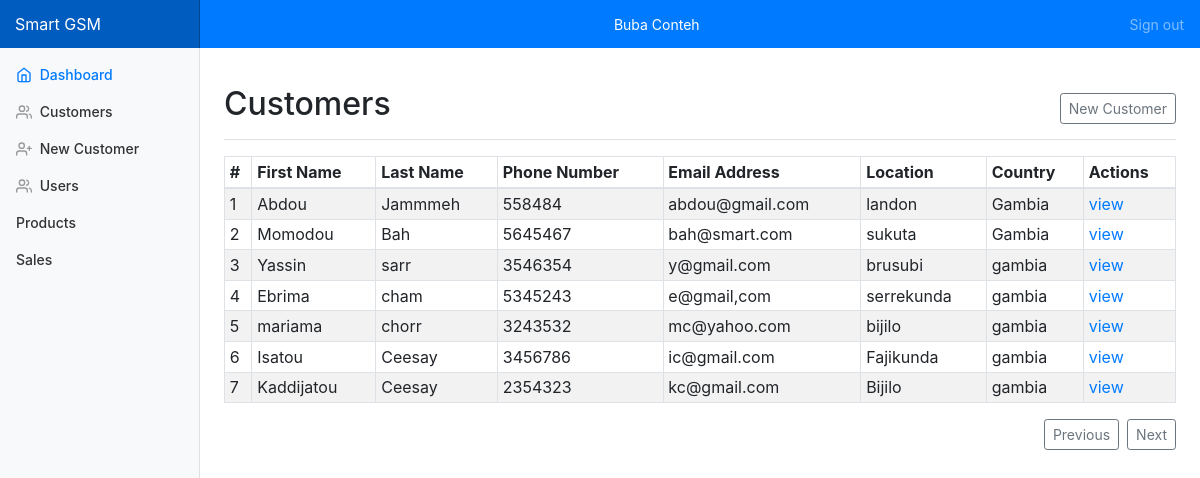
/index.php (signed in), run on the app's committed database.
### tables this page shows
CREATE TABLE `customers` (
  `id` int(11) NOT NULL,
  `first_name` varchar(50) NOT NULL,
  `last_name` varchar(50) NOT NULL,
  `phone` int(10) NOT NULL,
  `email` varchar(50) NOT NULL,
  `location` varchar(30) NOT NULL,
  `country` varchar(50) NOT NULL,
  `updated_at` datetime NOT NULL DEFAULT current_timestamp() ON UPDATE current_timestamp(),
  `created_at` datetime NOT NULL
);

### index.php (the view, shortened to what this page needs)
<?php
require('db.php');
$statement = $pdo->query('SELECT * FROM customers');
  $customers = $statement->fetchAll(PDO::FETCH_ASSOC);
?>
<main role="main" class="col-md-9 ml-sm-auto col-lg-10 px-4">
  <div class="d-flex justify-content-between flex-wrap flex-md-nowrap align-items-center pt-3 pb-2 mb-3 border-bottom">
    <h1 class="h2">Customers</h1>
    <div class="btn-toolbar mb-2 mb-md-0">
      <a class="btn btn-sm btn-outline-secondary" href="create.view.php">
        New Customer
      </a>
    </div>
  </div>
  <div class="table-responsive">
    <table class="table table-striped table-sm table-bordered">
      <thead>
        <tr>
          <th>#</th>
          <th>First Name</th>
          <th>Last Name</th>
          <th>Phone Number</th>
          <th>Email Address</th>
          <th>Location</th>
          <th>Country</th>
          <th>Actions</th>
        </tr>
      </thead>
      <tbody>
        <?php
        $index = 1;
        foreach ($customers as $customer) {
          $customerId = $customer['id'];
          $firstName = $customer['first_name'];
          $lastName = $customer['last_name'];
          $phone = $customer['phone'];
          $email = $customer['email'];
          $location = $customer['location'];
          $country = $customer['country'];
          echo "<tr>
                                <td>$index</td>
                                <td>$firstName</td>
                                <td>$lastName</td>
                                <td>$phone</td>
                                <td>$email</td>
                                <td>$location</td>
                                <td>$country</td>
                <td>
                    <a href='customer.view.php?id=$customerId'>view</a>
                    ";
                  echo"
                </td>
                </tr>";
          $index++;
        }
        ?>
      </tbody>
    </table>
    <div class="d-flex justify-content-end mb-4">
      <a class="btn btn-sm btn-outline-secondary mr-2" href="#">
        <span data-feather="chevron-left"></span><span>Previous</span>
      </a>
      <a class="btn btn-sm btn-outline-secondary" href="#">
        <span>Next</span><span data-feather="chevron-right"></span>
      </a>
    </div>
  </div>
</main>

### dashboard.css (style rules this page uses)
body { font-size: .875rem; }
.feather { width: 16px; height: 16px; vertical-align: text-bottom; }
.sidebar { position: fixed; top: 0; bottom: 0; left: 0; z-index: 100; padding: 48px 0 0; box-shadow: inset -1px 0 0 rgba(0, 0, 0, .1); }
.sidebar-sticky { position: relative; top: 0; height: calc(100vh - 48px); padding-top: .5rem; overflow-x: hidden; overflow-y: auto; }
.sidebar .nav-link { font-weight: 500; color: #333; }
.sidebar .nav-link .feather { margin-right: 4px; color: #999; }
.sidebar .nav-link.active { color: #007bff; }
.sidebar .nav-link:hover .feather, .sidebar .nav-link.active .feather { color: inherit; }
[role="main"] { padding-top: 48px; }
.navbar-brand { padding-top: .75rem; padding-bottom: .75rem; font-size: 1rem; background-color: rgba(0, 0, 0, .25); box-shadow: inset -1px 0 0 rgba(0, 0, 0, .25); }

### data on the page
customers: first_name "Abdou", last_name "Jammmeh", phone "558484", email "abdou@gmail.com", location "landon", country "Gambia"
customers: first_name "Momodou", last_name "Bah", phone "5645467", email "bah@smart.com", location "sukuta", country "Gambia"
customers: first_name "Yassin", last_name "sarr", phone "3546354", email "y@gmail.com", location "brusubi", country "gambia"
customers: first_name "Ebrima", last_name "cham", phone "5345243", email "e@gmail,com", location "serrekunda", country "gambia"
customers: first_name "mariama", last_name "chorr", phone "3243532", email "mc@yahoo.com", location "bijilo", country "gambia"
customers: first_name "Isatou", last_name "Ceesay", phone "3456786", email "ic@gmail.com", location "Fajikunda", country "gambia"
customers: first_name "Kaddijatou", last_name "Ceesay", phone "2354323", email "kc@gmail.com", location "Bijilo", country "gambia"
